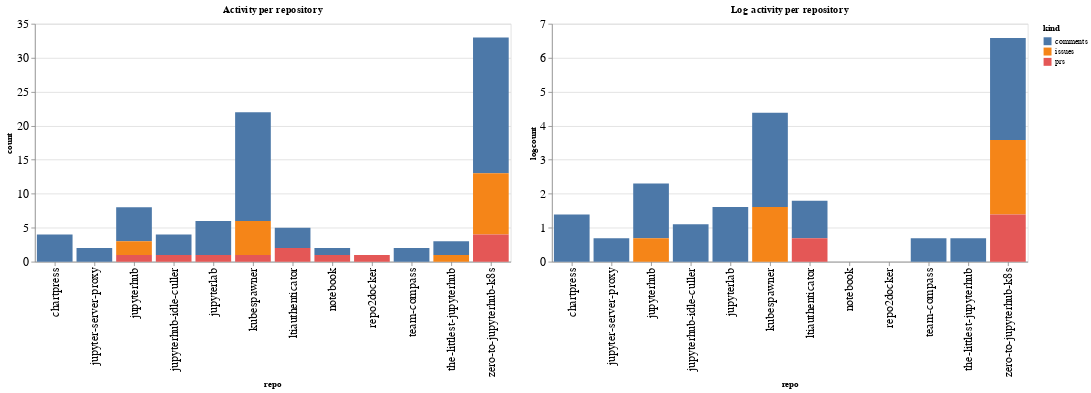

This figure's notebook cell:
### Code cell
ch1 = alt.Chart(repo_summaries, width=600, title="Activity per repository").mark_bar().encode(
    x='repo',
    y='count',
    color='kind',
    tooltip="kind"
)

ch2 = alt.Chart(repo_summaries, width=600, title="Log activity per repository").mark_bar().encode(
    x='repo',
    y='logcount',
    color='kind',
    tooltip="kind"
)

ch1 | ch2

### Figure 1 — Vega-Lite specification as saved in the notebook (floating-point values rounded to 4 significant figures)
{"config": {"axisLeft": {"labelFontSize": 15}, "axisBottom": {"labelFontSize": 15}}, "hconcat": [{"mark": "bar", "encoding": {"color": {"type": "nominal", "field": "kind"}, "tooltip": {"type": "nominal", "field": "kind"}, "x": {"type": "nominal", "field": "repo"}, "y": {"type": "quantitative", "field": "count"}}, "title": "Activity per repository", "width": 600}, {"mark": "bar", "encoding": {"color": {"type": "nominal", "field": "kind"}, "tooltip": {"type": "nominal", "field": "kind"}, "x": {"type": "nominal", "field": "repo"}, "y": {"type": "quantitative", "field": "logcount"}}, "title": "Log activity per repository", "width": 600}], "data": {"name": "data-c9b24f03fed67c739dd6d106664d6e96"}, "$schema": "https://vega.github.io/schema/vega-lite/v4.8.1.json", "datasets": {"data-c9b24f03fed67c739dd6d106664d6e96": [{"repo": "chartpress", "kind": "comments", "count": 4, "logcount": 1.386}, {"repo": "jupyter-server-proxy", "kind": "comments", "count": 2, "logcount": 0.6931}, {"repo": "jupyterhub", "kind": "comments", "count": 5, "logcount": 1.609}, {"repo": "jupyterhub", "kind": "issues", "count": 2, "logcount": 0.6931}, {"repo": "jupyterhub", "kind": "prs", "count": 1, "logcount": 0.0}, {"repo": "jupyterhub-idle-culler", "kind": "comments", "count": 3, "logcount": 1.099}, {"repo": "jupyterhub-idle-culler", "kind": "prs", "count": 1, "logcount": 0.0}, {"repo": "jupyterlab", "kind": "comments", "count": 5, "logcount": 1.609}, {"repo": "jupyterlab", "kind": "prs", "count": 1, "logcount": 0.0}, {"repo": "kubespawner", "kind": "comments", "count": 16, "logcount": 2.773}, {"repo": "kubespawner", "kind": "issues", "count": 5, "logcount": 1.609}, {"repo": "kubespawner", "kind": "prs", "count": 1, "logcount": 0.0}, {"repo": "ltiauthenticator", "kind": "comments", "count": 3, "logcount": 1.099}, {"repo": "ltiauthenticator", "kind": "prs", "count": 2, "logcount": 0.6931}, {"repo": "notebook", "kind": "comments", "count": 1, "logcount": 0.0}, {"repo": "notebook", "kind": "prs", "count": 1, "logcount": 0.0}, {"repo": "repo2docker", "kind": "prs", "count": 1, "logcount": 0.0}, {"repo": "team-compass", "kind": "comments", "count": 2, "logcount": 0.6931}, {"repo": "the-littlest-jupyterhub", "kind": "comments", "count": 2, "logcount": 0.6931}, {"repo": "the-littlest-jupyterhub", "kind": "issues", "count": 1, "logcount": 0.0}, {"repo": "zero-to-jupyterhub-k8s", "kind": "comments", "count": 20, "logcount": 2.996}, {"repo": "zero-to-jupyterhub-k8s", "kind": "issues", "count": 9, "logcount": 2.197}, {"repo": "zero-to-jupyterhub-k8s", "kind": "prs", "count": 4, "logcount": 1.386}]}}
